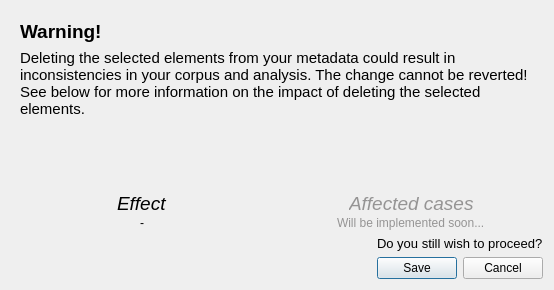
<?xml version="1.0" encoding="UTF-8"?>
<ui version="4.0">
 <class>MetadataDeletionWarningDialog</class>
 <widget class="QDialog" name="MetadataDeletionWarningDialog">
  <property name="geometry">
   <rect>
    <x>0</x>
    <y>0</y>
    <width>554</width>
    <height>290</height>
   </rect>
  </property>
  <property name="windowTitle">
   <string>Dialog</string>
  </property>
  <layout class="QGridLayout" name="gridLayout_2">
   <item row="5" column="0" colspan="2" alignment="Qt::AlignTop">
    <widget class="QWidget" name="widget_headercontents" native="true">
     <layout class="QVBoxLayout" name="verticalLayout_2">
      <item>
       <widget class="QLabel" name="label_header">
        <property name="font">
         <font>
          <pointsize>14</pointsize>
          <bold>true</bold>
         </font>
        </property>
        <property name="text">
         <string>Warning!</string>
        </property>
       </widget>
      </item>
      <item>
       <widget class="QLabel" name="label_subheader">
        <property name="font">
         <font>
          <pointsize>11</pointsize>
         </font>
        </property>
        <property name="text">
         <string>Deleting the selected elements from your metadata could result in inconsistencies in your corpus and analysis. The change cannot be reverted! See below for more information on the impact of deleting the selected elements.</string>
        </property>
        <property name="wordWrap">
         <bool>true</bool>
        </property>
       </widget>
      </item>
     </layout>
    </widget>
   </item>
   <item row="8" column="0" colspan="2">
    <widget class="QDialogButtonBox" name="buttonBox">
     <property name="orientation">
      <enum>Qt::Horizontal</enum>
     </property>
     <property name="standardButtons">
      <set>QDialogButtonBox::Cancel|QDialogButtonBox::Save</set>
     </property>
    </widget>
   </item>
   <item row="6" column="0" colspan="2">
    <layout class="QGridLayout" name="gridLayout_changescontents">
     <property name="verticalSpacing">
      <number>1</number>
     </property>
     <item row="0" column="0" alignment="Qt::AlignHCenter">
      <widget class="QLabel" name="label_effect_header">
       <property name="sizePolicy">
        <sizepolicy hsizetype="Preferred" vsizetype="Maximum">
         <horstretch>0</horstretch>
         <verstretch>0</verstretch>
        </sizepolicy>
       </property>
       <property name="font">
        <font>
         <pointsize>14</pointsize>
         <italic>true</italic>
        </font>
       </property>
       <property name="text">
        <string>Effect</string>
       </property>
      </widget>
     </item>
     <item row="0" column="1" alignment="Qt::AlignHCenter">
      <widget class="QLabel" name="label_nbrheader">
       <property name="sizePolicy">
        <sizepolicy hsizetype="Preferred" vsizetype="Maximum">
         <horstretch>0</horstretch>
         <verstretch>0</verstretch>
        </sizepolicy>
       </property>
       <property name="font">
        <font>
         <pointsize>14</pointsize>
         <italic>true</italic>
        </font>
       </property>
       <property name="styleSheet">
        <string notr="true">QLabel{color: rgb(149, 148, 148);}</string>
       </property>
       <property name="text">
        <string>Affected cases</string>
       </property>
      </widget>
     </item>
     <item row="1" column="0" alignment="Qt::AlignHCenter">
      <widget class="QLabel" name="label_effect">
       <property name="sizePolicy">
        <sizepolicy hsizetype="Preferred" vsizetype="Maximum">
         <horstretch>0</horstretch>
         <verstretch>0</verstretch>
        </sizepolicy>
       </property>
       <property name="text">
        <string>-</string>
       </property>
      </widget>
     </item>
     <item row="1" column="1" alignment="Qt::AlignHCenter">
      <widget class="QLabel" name="label_nbraffectedcases">
       <property name="sizePolicy">
        <sizepolicy hsizetype="Preferred" vsizetype="Maximum">
         <horstretch>0</horstretch>
         <verstretch>0</verstretch>
        </sizepolicy>
       </property>
       <property name="styleSheet">
        <string notr="true">QLabel{color: rgb(149, 148, 148);}</string>
       </property>
       <property name="text">
        <string>Will be implemented soon...</string>
       </property>
      </widget>
     </item>
    </layout>
   </item>
   <item row="7" column="1" alignment="Qt::AlignRight">
    <widget class="QLabel" name="label_proceed">
     <property name="sizePolicy">
      <sizepolicy hsizetype="Preferred" vsizetype="Maximum">
       <horstretch>0</horstretch>
       <verstretch>0</verstretch>
      </sizepolicy>
     </property>
     <property name="font">
      <font>
       <pointsize>10</pointsize>
      </font>
     </property>
     <property name="text">
      <string>Do you still wish to proceed?</string>
     </property>
    </widget>
   </item>
  </layout>
 </widget>
 <resources>
  <include location="resources.qrc"/>
 </resources>
 <connections>
  <connection>
   <sender>buttonBox</sender>
   <signal>rejected()</signal>
   <receiver>MetadataDeletionWarningDialog</receiver>
   <slot>reject()</slot>
   <hints>
    <hint type="sourcelabel">
     <x>501</x>
     <y>482</y>
    </hint>
    <hint type="destinationlabel">
     <x>463</x>
     <y>354</y>
    </hint>
   </hints>
  </connection>
  <connection>
   <sender>buttonBox</sender>
   <signal>accepted()</signal>
   <receiver>MetadataDeletionWarningDialog</receiver>
   <slot>accept()</slot>
   <hints>
    <hint type="sourcelabel">
     <x>428</x>
     <y>482</y>
    </hint>
    <hint type="destinationlabel">
     <x>310</x>
     <y>350</y>
    </hint>
   </hints>
  </connection>
 </connections>
</ui>
